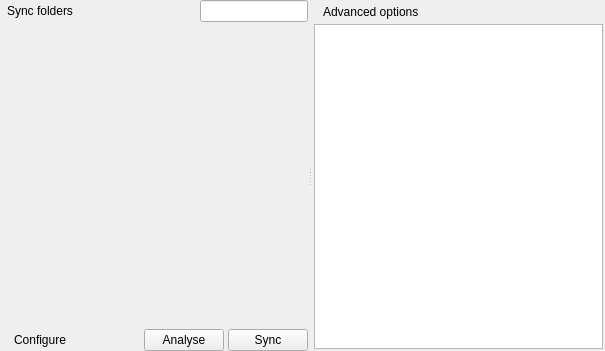
<?xml version="1.0" encoding="UTF-8"?>
<ui version="4.0">
 <class>SyncTabForm</class>
 <widget class="QWidget" name="SyncTabForm">
  <property name="geometry">
   <rect>
    <x>0</x>
    <y>0</y>
    <width>605</width>
    <height>351</height>
   </rect>
  </property>
  <property name="windowTitle">
   <string>Form</string>
  </property>
  <layout class="QVBoxLayout" name="verticalLayout_5">
   <property name="spacing">
    <number>2</number>
   </property>
   <property name="margin">
    <number>0</number>
   </property>
   <item>
    <widget class="QSplitter" name="advanced_splitter">
     <property name="orientation">
      <enum>Qt::Horizontal</enum>
     </property>
     <widget class="QWidget" name="verticalLayoutWidget">
      <layout class="QVBoxLayout" name="verticalLayout_3">
       <property name="spacing">
        <number>4</number>
       </property>
       <item>
        <layout class="QHBoxLayout" name="horizontalLayout_5">
         <property name="spacing">
          <number>2</number>
         </property>
         <item>
          <widget class="QPushButton" name="add_folder_btn">
           <property name="sizePolicy">
            <sizepolicy hsizetype="Minimum" vsizetype="Fixed">
             <horstretch>0</horstretch>
             <verstretch>0</verstretch>
            </sizepolicy>
           </property>
           <property name="maximumSize">
            <size>
             <width>16777215</width>
             <height>22</height>
            </size>
           </property>
           <property name="text">
            <string>Sync folders</string>
           </property>
           <property name="icon">
            <iconset resource="../resources.qrc">
             <normaloff>:/images/add.png</normaloff>:/images/add.png</iconset>
           </property>
           <property name="flat">
            <bool>true</bool>
           </property>
          </widget>
         </item>
         <item>
          <spacer name="horizontalSpacer_3">
           <property name="orientation">
            <enum>Qt::Horizontal</enum>
           </property>
           <property name="sizeHint" stdset="0">
            <size>
             <width>40</width>
             <height>20</height>
            </size>
           </property>
          </spacer>
         </item>
         <item>
          <widget class="QLineEdit" name="tab_name_le">
           <property name="sizePolicy">
            <sizepolicy hsizetype="Minimum" vsizetype="Fixed">
             <horstretch>0</horstretch>
             <verstretch>0</verstretch>
            </sizepolicy>
           </property>
          </widget>
         </item>
        </layout>
       </item>
       <item>
        <layout class="QVBoxLayout" name="folders_vlayout">
         <property name="spacing">
          <number>4</number>
         </property>
        </layout>
       </item>
       <item>
        <widget class="QStackedWidget" name="logs_stckw">
         <property name="currentIndex">
          <number>0</number>
         </property>
        </widget>
       </item>
       <item>
        <layout class="QHBoxLayout" name="horizontalLayout_2">
         <property name="spacing">
          <number>4</number>
         </property>
         <item>
          <widget class="QPushButton" name="advanced_btn">
           <property name="maximumSize">
            <size>
             <width>16777215</width>
             <height>22</height>
            </size>
           </property>
           <property name="text">
            <string>Configure</string>
           </property>
           <property name="icon">
            <iconset resource="../resources.qrc">
             <normaloff>:/images/configure16.png</normaloff>:/images/configure16.png</iconset>
           </property>
           <property name="flat">
            <bool>true</bool>
           </property>
          </widget>
         </item>
         <item>
          <spacer name="horizontalSpacer_2">
           <property name="orientation">
            <enum>Qt::Horizontal</enum>
           </property>
           <property name="sizeHint" stdset="0">
            <size>
             <width>40</width>
             <height>20</height>
            </size>
           </property>
          </spacer>
         </item>
         <item>
          <widget class="QPushButton" name="analyse_btn">
           <property name="text">
            <string>Analyse</string>
           </property>
           <property name="icon">
            <iconset resource="../resources.qrc">
             <normaloff>:/images/analyse_16.png</normaloff>:/images/analyse_16.png</iconset>
           </property>
          </widget>
         </item>
         <item>
          <widget class="QPushButton" name="sync_btn">
           <property name="text">
            <string>Sync</string>
           </property>
           <property name="icon">
            <iconset resource="../resources.qrc">
             <normaloff>:/images/sync22.png</normaloff>:/images/sync22.png</iconset>
           </property>
          </widget>
         </item>
        </layout>
       </item>
      </layout>
     </widget>
     <widget class="QWidget" name="verticalLayoutWidget_2">
      <layout class="QVBoxLayout" name="verticalLayout_4">
       <property name="spacing">
        <number>2</number>
       </property>
       <property name="margin">
        <number>2</number>
       </property>
       <item>
        <layout class="QHBoxLayout" name="horizontalLayout_4">
         <item>
          <widget class="QLabel" name="label_3">
           <property name="pixmap">
            <pixmap resource="../resources.qrc">:/images/configure16.png</pixmap>
           </property>
          </widget>
         </item>
         <item>
          <widget class="QLabel" name="label_2">
           <property name="text">
            <string>Advanced options</string>
           </property>
          </widget>
         </item>
         <item>
          <spacer name="horizontalSpacer_4">
           <property name="orientation">
            <enum>Qt::Horizontal</enum>
           </property>
           <property name="sizeHint" stdset="0">
            <size>
             <width>40</width>
             <height>20</height>
            </size>
           </property>
          </spacer>
         </item>
        </layout>
       </item>
       <item>
        <widget class="QTreeWidget" name="advanced_tree">
         <property name="minimumSize">
          <size>
           <width>270</width>
           <height>0</height>
          </size>
         </property>
         <attribute name="headerVisible">
          <bool>false</bool>
         </attribute>
         <column>
          <property name="text">
           <string>Advanced options</string>
          </property>
         </column>
        </widget>
       </item>
      </layout>
     </widget>
    </widget>
   </item>
  </layout>
 </widget>
 <resources>
  <include location="../resources.qrc"/>
 </resources>
 <connections/>
</ui>
